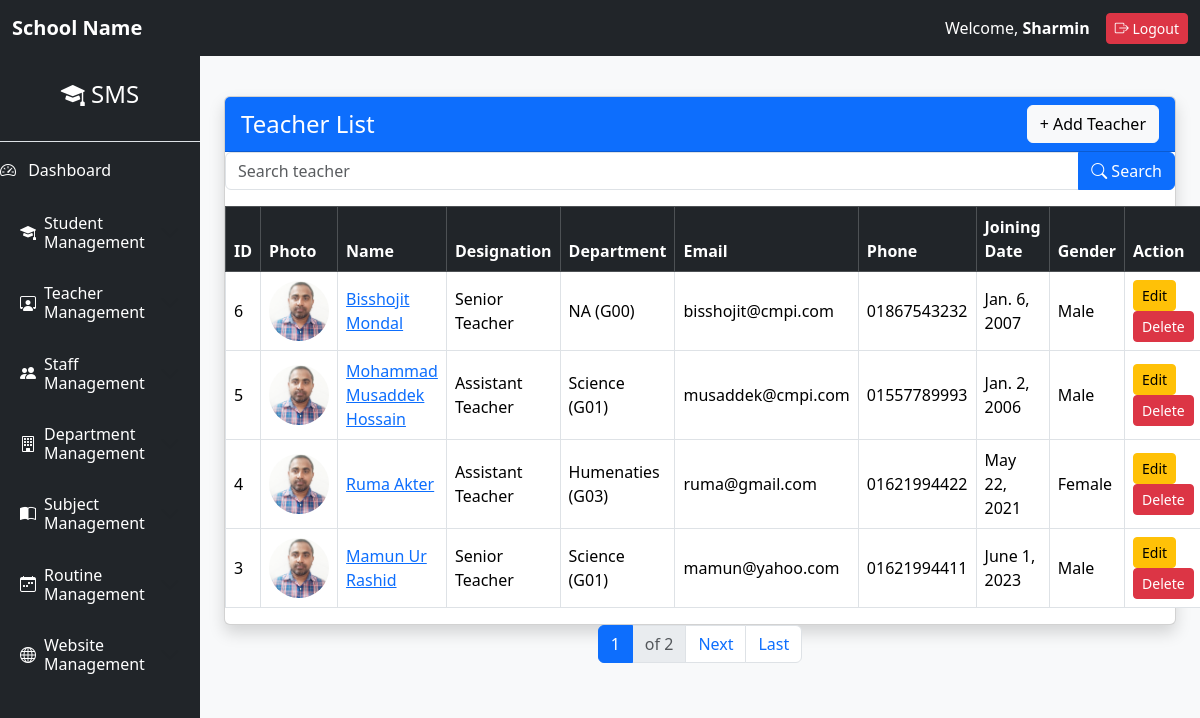
/teachers/ (signed in), run on the app's committed database.
### teachers/models.py (models this page shows, shortened)
class Teacher(models.Model):
    GENDER_CHOICES = [
        ("Male", "Male"),
        ("Female", "Female"),
        ("Other", "Other"),
    ]
    RELIGION_CHOICES = [
        ("Islam", "Islam"),
        ("Hindu", "Hindu"),
        ("Buddhist", "Buddhist"),
        ("Christian", "Christian"),
        ("Other", "Other"),
    ]
    DESIGNATION_CHOICES = [
        ("Head Teacher", "Head Teacher"),
        ("Assistant Head Teacher", "Assistant Head Teacher"),
        ("Senior Teacher", "Senior Teacher"),
        ("Assistant Teacher", "Assistant Teacher"),
    ]
    created_by = models.ForeignKey(settings.AUTH_USER_MODEL,on_delete=models.CASCADE)
    name = models.CharField(max_length=100)
    designation = models.CharField(
        max_length=30,
        choices=DESIGNATION_CHOICES
    )
    department = models.ForeignKey(
    Department,
    on_delete=models.PROTECT
    )
    email = models.EmailField(unique=True)
    phone = models.CharField(
        max_length=11,
        validators=[
            RegexValidator(
                regex=r'^01[3-9]\d{8}$',
                message="Enter a valid Bangladeshi phone number."
            )
        ]
    )
    dob = models.DateField()
    joining_date = models.DateField()
    religion = models.CharField(
        max_length=20,
        choices=RELIGION_CHOICES
    )
    gender = models.CharField(
        max_length=10,
        choices=GENDER_CHOICES
    )
    photo = models.ImageField(
        upload_to="teacher_images/",
        blank=True,
        null=True
    )

### departments/models.py (models this page shows)
class Department(models.Model):
    name = models.CharField(
        max_length=100,
        unique=True
    )
    department_code = models.CharField(
        max_length=20,
        unique=True
    )
    created_at = models.DateTimeField(
        auto_now_add=True
    )
    updated_at = models.DateTimeField(
        auto_now=True
    )
    def __str__(self):
        return f"{self.name} ({self.department_code})"

### teachers/views.py (the view, shortened to what this page needs)
# urls.py: path("", views.TeacherListView.as_view(), name="teacher_list"),
class TeacherListView(LoginRequiredMixin,BaseListMixin,ListView):
    model = Teacher
    template_name = "teacher_list.html"
    context_object_name = "teachers"
    def get_queryset(self):
        query = self.request.GET.get("q")
        queryset = Teacher.objects.all()
        return queryset.order_by(*self.ordering)

### website/context_processors.py (called while the page is built)
def frontend_context(request):
    navigation_menus = (
        NavigationMenu.objects
        .filter(
            parent__isnull=True,
            is_active=True
        )
        .prefetch_related("children")
        .order_by("order", "name")
    )
    settings = WebsiteSettings.objects.first()
    return {
        "navigation_menus": navigation_menus,
        "school_name": settings.school_name if settings else "",
        "school_logo": settings.logo if settings else None,
    }

### teachers/templates/teacher_list.html (shortened to what this page needs)
{% extends 'base.html' %}
{% block content %}
<div class="container mt-4">
    <div class="card shadow">
     <div class="card-header bg-primary text-white">
            <div class="d-flex justify-content-between align-items-center">
                <h4 class="mb-0">
                    Teacher List
                </h4>
                <a
                    href="{% url 'teacher_add' %}"
                    class="btn btn-light">
                    + Add Teacher
                </a>
            </div>
        </div>
{% include "search_form.html" with placeholder="Search teacher" %}
<table class="table table-bordered table-hover align-middle">
    <thead class="table-dark">
        <tr>
            <th>ID</th>
            <th>Photo</th>
            <th>Name</th>
            <th>Designation</th>
            <th>Department</th>
            <th>Email</th>
            <th>Phone</th>
            <th>Joining Date</th>
            <th>Gender</th>
            <th>Action</th>
        </tr>
    </thead>
    <tbody>
        {% for teacher in teachers %}
        <tr>
            <td>{{ teacher.id }}</td>
            <td>
                {% if teacher.photo %}
                    <img
                        src="{{ teacher.photo.url }}"
                        width="60"
                        height="60"
                        class="rounded-circle">
                {% else %}
                    No Photo
                {% endif %}
            </td>
            <td>
                <a href="{% url 'teacher_detail' teacher.id %}">
                    {{ teacher.name }}
                </a>
            </td>
            <td>{{ teacher.designation }}</td>
            <td>{{ teacher.department }}</td>
            <td>{{ teacher.email }}</td>
            <td>{{ teacher.phone }}</td>
            <td>{{ teacher.joining_date }}</td>
            <td>{{ teacher.gender }}</td>
            <td>
                {% if perms.teachers.change_teacher %}
                <a
                    href="{% url 'teacher_edit' teacher.id %}"
                    class="btn btn-warning btn-sm">
                    Edit
                </a>
                {% endif %}
                {% if perms.teachers.delete_teacher %}
                <a
                    href="{% url 'teacher_delete' teacher.id %}"
                    class="btn btn-danger btn-sm">
                    Delete
                </a>
                {% endif %}
            </td>
        </tr>
        {% endfor %}
    </tbody>
</table>
 </div>
</div>
{% if is_paginated %}
    {% include "pagination.html" %}
{% endif %}
{% endblock %}

### core/templates/base.html (shortened to what this page needs)
<!DOCTYPE html>
<html lang="en">
<head>
    <link
        href="https://cdn.jsdelivr.net/npm/bootstrap@5.3.8/dist/css/bootstrap.min.css"
        rel="stylesheet">
    <link
        href="https://cdn.jsdelivr.net/npm/bootstrap-icons@1.13.1/font/bootstrap-icons.css"
        rel="stylesheet">
</head>
<body>
<nav class="navbar navbar-expand-lg navbar-dark bg-dark">
    <div class="container-fluid">
        <a class="navbar-brand fw-bold"
           href="{% url 'student_list' %}">
            School Name
        </a>
        <div class="d-flex align-items-center">
            {% if request.user.is_authenticated %}
                <span class="text-white me-3">
                    Welcome,
                    <strong>{{ request.user.username }}</strong>
                </span>
                <form
                    action="{% url 'logout' %}"
                    method="POST">
                    <button
                        type="submit"
                        class="btn btn-danger btn-sm">
                        <i class="bi bi-box-arrow-right"></i>
                        Logout
                    </button>
                </form>
            {% endif %}
        </div>
    </div>
</nav>
<div class="container-fluid">
    <div class="row">
        {% include "sidebar.html" %}
        <main class="col-md-9 col-lg-10 py-3">
            {% block content %}
            {% endblock %}
        </main>
    </div>
</div>
</body>
</html>

### core/templates/base.html (style rules this page uses)
body { background:#f8f9fa; }

### data on the page
Teacher: id "6", photo (picture), name "Bisshojit Mondal", designation "Senior Teacher", department "NA (G00)", email "bisshojit@cmpi.com", phone "01867543232", joining_date "Jan. 6, 2007", gender "Male"
Teacher: id "5", photo (picture), name "Mohammad Musaddek Hossain", designation "Assistant Teacher", department "Science (G01)", email "musaddek@cmpi.com", phone "01557789993", joining_date "Jan. 2, 2006", gender "Male"
Teacher: id "4", photo (picture), name "Ruma Akter", designation "Assistant Teacher", department "Humenaties (G03)", email "ruma@gmail.com", phone "01621994422", joining_date "May 22, 2021", gender "Female"
Teacher: id "3", photo (picture), name "Mamun Ur Rashid", designation "Senior Teacher", department "Science (G01)", email "mamun@yahoo.com", phone "01621994411", joining_date "June 1, 2023", gender "Male"

### other printed values
{{ request.user.username }} "Sharmin"
{{ page_obj.number }} "1"
{{ page_obj.paginator.num_pages }} "2"
